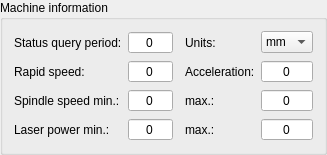
          <widget class="GroupBox" name="grpGRBL">
           <property name="title">
            <string>Machine information</string>
           </property>
           <layout class="QVBoxLayout" name="verticalLayout_5">
            <item>
             <layout class="QGridLayout" name="gridLayout_2" columnstretch="0,1,0,0,1">
              <item row="2" column="1">
               <widget class="QSpinBox" name="txtSpindleSpeedMin">
                <property name="font">
                 <font>
                  <pointsize>9</pointsize>
                 </font>
                </property>
                <property name="alignment">
                 <set>Qt::AlignCenter</set>
                </property>
                <property name="buttonSymbols">
                 <enum>QAbstractSpinBox::NoButtons</enum>
                </property>
                <property name="maximum">
                 <number>99999</number>
                </property>
               </widget>
              </item>
              <item row="0" column="0">
               <widget class="QLabel" name="label_11">
                <property name="text">
                 <string>Status query period:</string>
                </property>
                <property name="buddy">
                 <cstring>txtQueryStateTime</cstring>
                </property>
               </widget>
              </item>
              <item row="0" column="1">
               <widget class="QSpinBox" name="txtQueryStateTime">
                <property name="font">
                 <font>
                  <pointsize>9</pointsize>
                 </font>
                </property>
                <property name="alignment">
                 <set>Qt::AlignCenter</set>
                </property>
                <property name="buttonSymbols">
                 <enum>QAbstractSpinBox::NoButtons</enum>
                </property>
                <property name="maximum">
                 <number>9999</number>
                </property>
               </widget>
              </item>
              <item row="0" column="4">
               <widget class="QComboBox" name="cboUnits">
                <property name="sizePolicy">
                 <sizepolicy hsizetype="Expanding" vsizetype="Fixed">
                  <horstretch>0</horstretch>
                  <verstretch>0</verstretch>
                 </sizepolicy>
                </property>
                <item>
                 <property name="text">
                  <string>mm</string>
                 </property>
                </item>
                <item>
                 <property name="text">
                  <string>inch</string>
                 </property>
                </item>
               </widget>
              </item>
              <item row="0" column="2">
               <spacer name="horizontalSpacer_6">
                <property name="orientation">
                 <enum>Qt::Horizontal</enum>
                </property>
                <property name="sizeType">
                 <enum>QSizePolicy::Fixed</enum>
                </property>
                <property name="sizeHint" stdset="0">
                 <size>
                  <width>6</width>
                  <height>20</height>
                 </size>
                </property>
               </spacer>
              </item>
              <item row="0" column="3">
               <widget class="QLabel" name="label_15">
                <property name="text">
                 <string>Units:</string>
                </property>
                <property name="buddy">
                 <cstring>cboUnits</cstring>
                </property>
               </widget>
              </item>
              <item row="1" column="0">
               <widget class="QLabel" name="label_10">
                <property name="text">
                 <string>Rapid speed:</string>
                </property>
                <property name="buddy">
                 <cstring>txtRapidSpeed</cstring>
                </property>
               </widget>
              </item>
              <item row="1" column="1">
               <widget class="QSpinBox" name="txtRapidSpeed">
                <property name="font">
                 <font>
                  <pointsize>9</pointsize>
                 </font>
                </property>
                <property name="alignment">
                 <set>Qt::AlignCenter</set>
                </property>
                <property name="buttonSymbols">
                 <enum>QAbstractSpinBox::NoButtons</enum>
                </property>
                <property name="maximum">
                 <number>99999</number>
                </property>
               </widget>
              </item>
              <item row="1" column="3">
               <widget class="QLabel" name="label_14">
                <property name="text">
                 <string>Acceleration:</string>
                </property>
                <property name="buddy">
                 <cstring>txtAcceleration</cstring>
                </property>
               </widget>
              </item>
              <item row="1" column="4">
               <widget class="QSpinBox" name="txtAcceleration">
                <property name="font">
                 <font>
                  <pointsize>9</pointsize>
                 </font>
                </property>
                <property name="alignment">
                 <set>Qt::AlignCenter</set>
                </property>
                <property name="buttonSymbols">
                 <enum>QAbstractSpinBox::NoButtons</enum>
                </property>
                <property name="maximum">
                 <number>99999</number>
                </property>
               </widget>
              </item>
              <item row="2" column="3">
               <widget class="QLabel" name="label_13">
                <property name="text">
                 <string>max.:</string>
                </property>
                <property name="buddy">
                 <cstring>txtSpindleSpeedMax</cstring>
                </property>
               </widget>
              </item>
              <item row="2" column="0">
               <widget class="QLabel" name="label_12">
                <property name="text">
                 <string>Spindle speed min.:</string>
                </property>
                <property name="buddy">
                 <cstring>txtSpindleSpeedMin</cstring>
                </property>
               </widget>
              </item>
              <item row="2" column="4">
               <widget class="QSpinBox" name="txtSpindleSpeedMax">
                <property name="font">
                 <font>
                  <pointsize>9</pointsize>
                 </font>
                </property>
                <property name="alignment">
                 <set>Qt::AlignCenter</set>
                </property>
                <property name="buttonSymbols">
                 <enum>QAbstractSpinBox::NoButtons</enum>
                </property>
                <property name="maximum">
                 <number>99999</number>
                </property>
               </widget>
              </item>
              <item row="3" column="0">
               <widget class="QLabel" name="label_18">
                <property name="text">
                 <string>Laser power min.:</string>
                </property>
                <property name="buddy">
                 <cstring>txtLaserPowerMin</cstring>
                </property>
               </widget>
              </item>
              <item row="3" column="1">
               <widget class="QSpinBox" name="txtLaserPowerMin">
                <property name="font">
                 <font>
                  <pointsize>9</pointsize>
                 </font>
                </property>
                <property name="alignment">
                 <set>Qt::AlignCenter</set>
                </property>
                <property name="buttonSymbols">
                 <enum>QAbstractSpinBox::NoButtons</enum>
                </property>
                <property name="maximum">
                 <number>99999</number>
                </property>
               </widget>
              </item>
              <item row="3" column="3">
               <widget class="QLabel" name="label_35">
                <property name="text">
                 <string>max.:</string>
                </property>
                <property name="buddy">
                 <cstring>txtLaserPowerMax</cstring>
                </property>
               </widget>
              </item>
              <item row="3" column="4">
               <widget class="QSpinBox" name="txtLaserPowerMax">
                <property name="font">
                 <font>
                  <pointsize>9</pointsize>
                 </font>
                </property>
                <property name="alignment">
                 <set>Qt::AlignCenter</set>
                </property>
                <property name="buttonSymbols">
                 <enum>QAbstractSpinBox::NoButtons</enum>
                </property>
                <property name="maximum">
                 <number>99999</number>
                </property>
               </widget>
              </item>
             </layout>
            </item>
           </layout>
          </widget>
